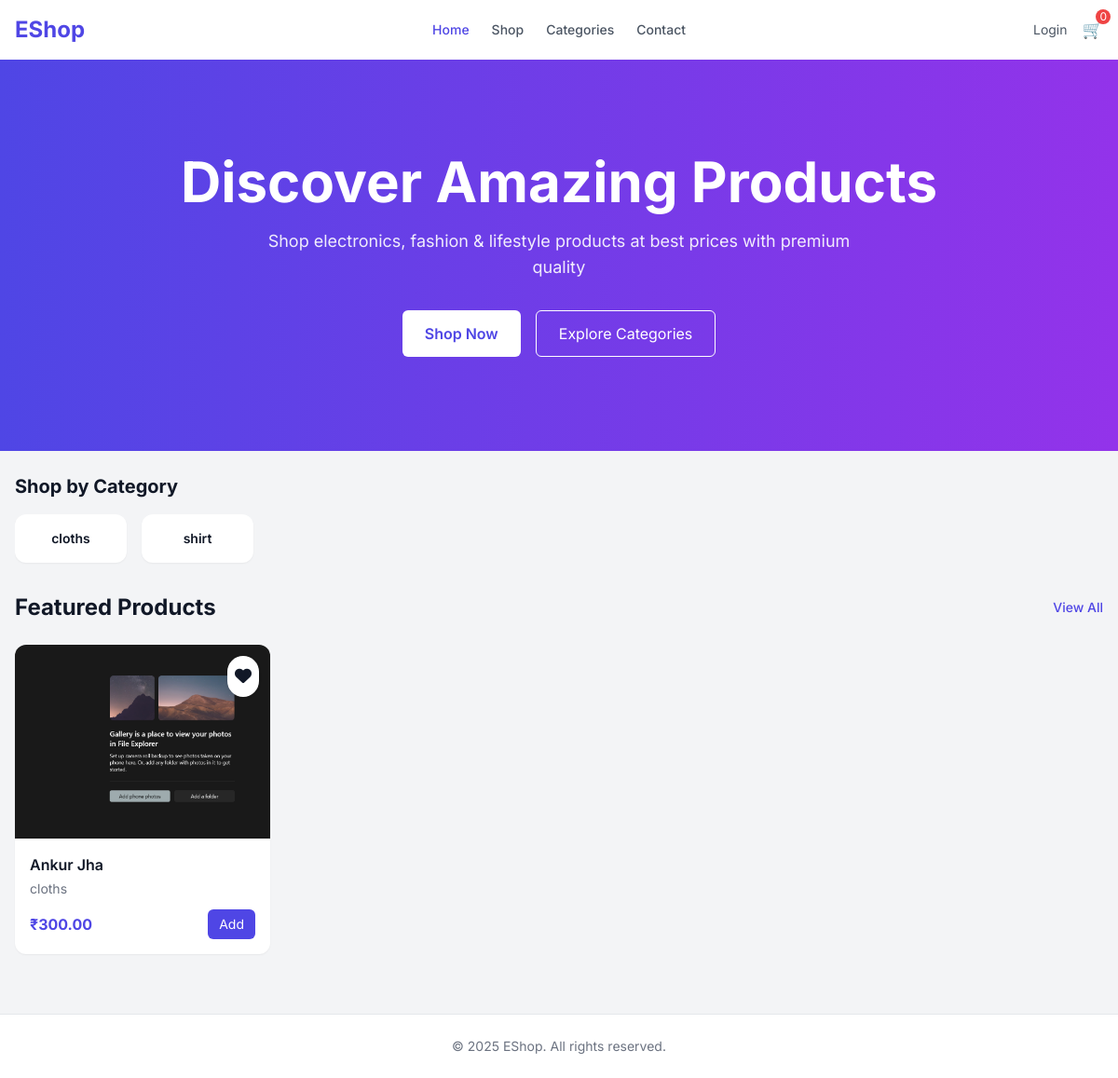
The app's page /, older data.
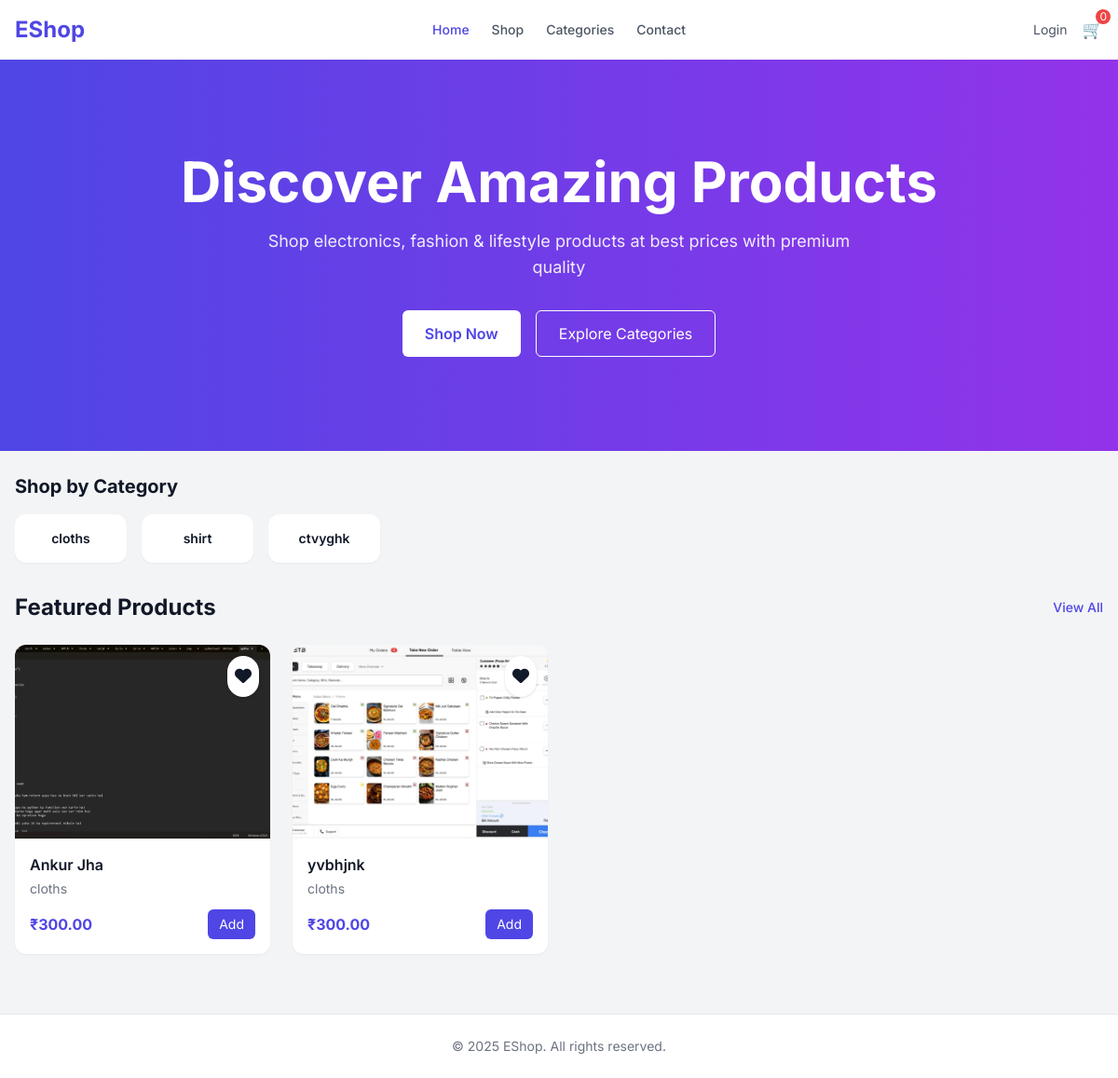
The same page, newer data.
### eshopapp/models.py (models this page shows, shortened)
class Category(models.Model):
    name = models.CharField(max_length=200)
    slug = models.SlugField(unique=True)
    parent_id = models.ForeignKey(
        "self", on_delete=models.CASCADE, null=True, blank=True, related_name="children"
    )
    created_at = models.DateTimeField(auto_now_add=True)

class Product(models.Model):
    name = models.CharField(max_length=50)
    slug = models.CharField(unique=True, max_length=200)
    cat_id = models.ForeignKey(
        Category, on_delete=models.CASCADE, related_name="products"
    )
    mrp = models.DecimalField(max_digits=10, decimal_places=2)
    selling_price = models.DecimalField(max_digits=10, decimal_places=2)
    stock = models.IntegerField()
    image = models.ImageField(upload_to="photos/", null=True, blank=True)
    description = models.TextField()

### eshopapp/views.py (the view)
# urls.py: path("", homepage, name="home"),
def homepage(request):
    products = Product.objects.all()
    categories = Category.objects.all()
    wishlist = []
    if request.user.is_authenticated:
        wishlist = Wishlist.objects.filter(user_id = request.user).values_list('product_id_id',flat=True)
    return render(
        request,
        "public/home.html",
        {"categories": categories, "products": products,"wishlist" : wishlist},
    )

### eshopapp/templates/public/home.html (shortened to what this page needs)
{% extends 'layout/publiclayout.html' %}
{% block content %}
  <section class="bg-gradient-to-r from-indigo-600 to-purple-600 text-white">
    <div class="max-w-7xl mx-auto px-4 min-h-[420px] flex flex-col items-center justify-center text-center">
      <h1 class="text-5xl md:text-6xl font-bold mb-5 leading-tight">Discover Amazing Products</h1>
      <p class="opacity-90 max-w-2xl text-lg mb-8">Shop electronics, fashion & lifestyle products at best prices with premium quality</p>
      <div class="flex gap-4">
        <button class="bg-white text-indigo-600 px-6 py-3 rounded-md font-semibold hover:bg-gray-100">Shop Now</button>
        <button class="border border-white px-6 py-3 rounded-md hover:bg-white hover:text-indigo-600">Explore Categories</button>
      </div>
    </div>
  </section>
  <section class="max-w-7xl mx-auto px-4 py-6">
    <h2 class="text-xl font-bold mb-4">Shop by Category</h2>
    <div class="flex gap-4 overflow-x-auto pb-2 scrollbar-hide">
      {% for category in categories %}
        <a href="/shop?category={{ category.slug }}" class="min-w-[120px] bg-white rounded-xl shadow-sm px-3 py-4 text-center hover:shadow-md transition cursor-pointer"><h3 class="font-semibold text-sm">{{ category.name }}</h3></a>
      {% endfor %}
    </div>
  </section>
  <section class="max-w-7xl mx-auto px-4 pb-16">
    <div class="flex items-center justify-between mb-6">
      <h2 class="text-2xl font-bold">Featured Products</h2>
      <a href="{% url 'shop' %}" class="text-indigo-600 text-sm font-medium hover:underline">View All</a>
    </div>
    <div class="grid grid-cols-1 sm:grid-cols-2 md:grid-cols-3 lg:grid-cols-4 gap-6">
      {% for product in products %}
        <div class="bg-white rounded-xl shadow-sm overflow-hidden hover:shadow-md transition">
          <div class="relative">
            <a href="{% url 'productview' product.slug %}">
              {% if product.image %}
                <img src="{{ product.image.url }}" class="w-full h-52 object-cover" />
              {% endif %}
            </a>
            {% if product.id in wishlist %}
              <a href="{% url 'wishlistfunction' %}?product_id={{ product.id }}" class="absolute top-3 right-3 bg-white rounded-full p-2 shadow hover:bg-red-50 transition" title="Remove from wishlist"><i class="fa-solid fa-heart text-red-500 text-lg"></i></a>
            {% else %}
              <a href="{% url 'wishlistfunction' %}?product_id={{ product.id }}" class="absolute top-3 right-3 bg-white rounded-full p-2 shadow hover:bg-red-50 transition" title="Add to wishlist"><i class="fa-solid fa-heart text-grey-500 text-lg"></i></a>
            {% endif %}
          </div>
          <div class="p-4">
            <h3 class="font-semibold mb-1">{{ product.name }}</h3>
            <p class="text-sm text-gray-500 mb-3">{{ product.cat_id.name }}</p>
            <div class="flex items-center justify-between">
              <span class="font-bold text-indigo-600">₹{{ product.selling_price }}</span>
              <button class="bg-indigo-600 text-white px-3 py-1.5 text-sm rounded-md hover:bg-indigo-700">Add</button>
            </div>
          </div>
        </div>
      {% endfor %}
    </div>
  </section>
{% endblock %}

### eshopapp/templates/layout/publiclayout.html (shortened to what this page needs)
<!DOCTYPE html>
<html lang="en">
  <head>
    <script src="https://cdn.tailwindcss.com"></script>
    <link rel="stylesheet" href="https://cdnjs.cloudflare.com/ajax/libs/font-awesome/6.5.1/css/all.min.css" />
  </head>
  <body class="bg-gray-100 text-gray-900 flex flex-col min-h-screen">
    <header class="bg-white shadow-sm">
      <div class="max-w-7xl mx-auto px-4 h-16 flex items-center justify-between">
        <a href="{% url 'home' %}"><h1 class="text-2xl font-bold text-indigo-600">EShop</h1></a>
        <nav class="hidden md:flex space-x-6 text-sm font-medium">
          <a href="{% url 'home' %}" class="text-indigo-600">Home</a>
          <a href="{% url 'shop' %}" class="text-gray-600 hover:text-black">Shop</a>
          <a href="#" class="text-gray-600 hover:text-black">Categories</a>
          <a href="#" class="text-gray-600 hover:text-black">Contact</a>
        </nav>
        <div class="flex items-center gap-4">
          {% if user.is_authenticated %}
            <a href="{% url 'logout' %}" class="text-sm text-gray-600 hover:text-black">Logout</a>
          {% else %}
            <a href="{% url 'login' %}" class="text-sm text-gray-600 hover:text-black">Login</a>
          {% endif %}
          <a href="{% url 'cart' %}" class="relative text-lg">
            🛒
            <span class="absolute -top-2 -right-2 bg-red-500 text-white text-xs px-1 rounded-full">0</span>
          </a>
        </div>
      </div>
    </header>
    <main class="flex-grow">
      {% block content %}
      {% endblock %}
    </main>
    <footer class="bg-white border-t">
      <div class="max-w-7xl mx-auto px-4 py-6 text-center text-sm text-gray-500">© 2025 EShop. All rights reserved.</div>
    </footer>
  </body>
</html>

### eshopapp/templates/layout/publiclayout.html (style rules this page uses)
body { font-family: 'Inter', sans-serif; }

Row changes from the older to the newer data that the page shows:
added Category: name "ctvyghk"
changed Product "Ankur Jha": image: a different picture
added Product: image (picture), name "yvbhjnk", cat_id.name "cloths", selling_price "300.00"
